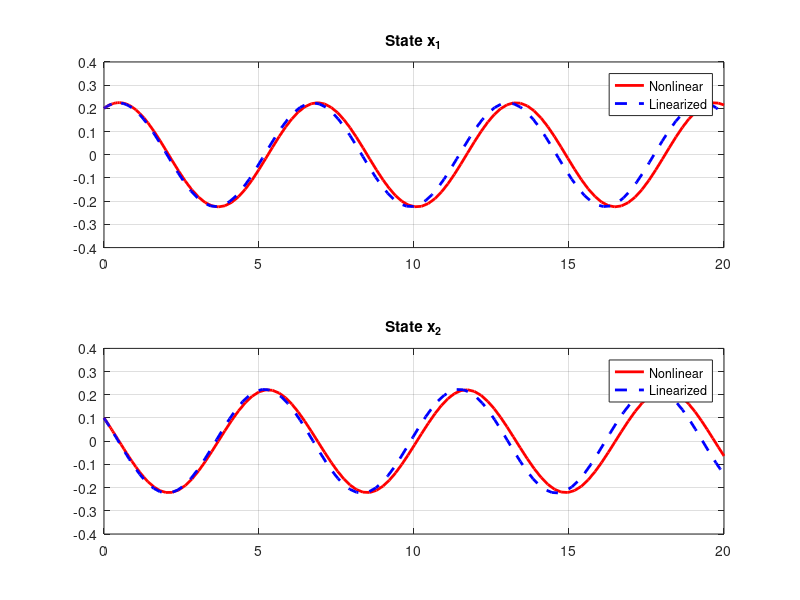

This chart was generated by the following MATLAB code:
clc;
clear;
close all;

%% NONLINEAR SYSTEM

f = @(t,x)[
x(2);
-x(1)+x(1)^3
];

%% LINEARIZED SYSTEM

A = [0 1;
    -1 0];

g = @(t,x) A*x;

%% INITIAL CONDITION

x0 = [0.2;0.1];

%% SIMULATION

[t1,x1] = ode45(f,[0 20],x0);

[t2,x2] = ode45(g,[0 20],x0);

%% COMPARISON

figure

subplot(2,1,1)

plot(t1,x1(:,1),'r','LineWidth',2)
hold on
plot(t2,x2(:,1),'b--','LineWidth',2)

grid on

title('State x_1')
legend('Nonlinear','Linearized')

subplot(2,1,2)

plot(t1,x1(:,2),'r','LineWidth',2)
hold on
plot(t2,x2(:,2),'b--','LineWidth',2)

grid on

title('State x_2')
legend('Nonlinear','Linearized')
